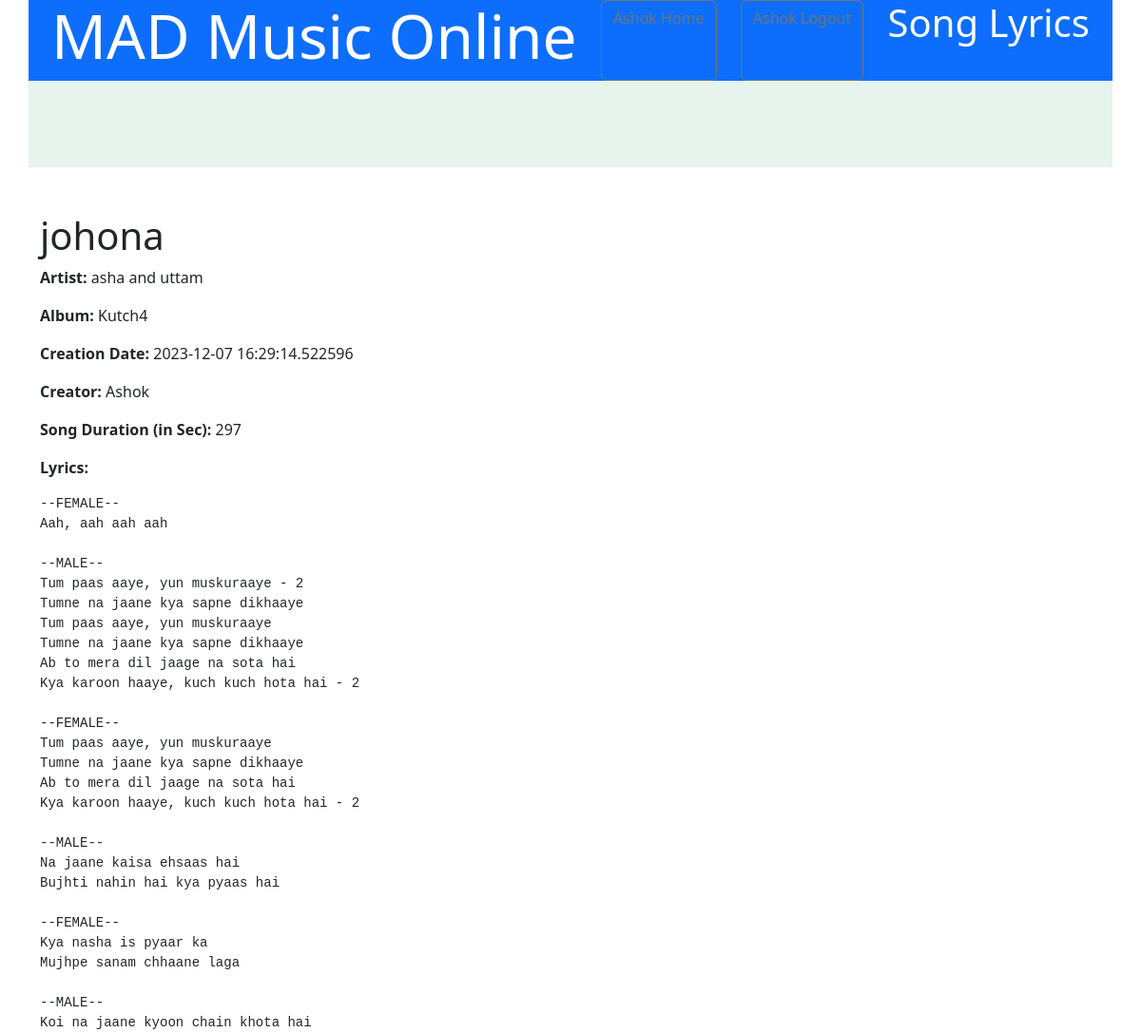
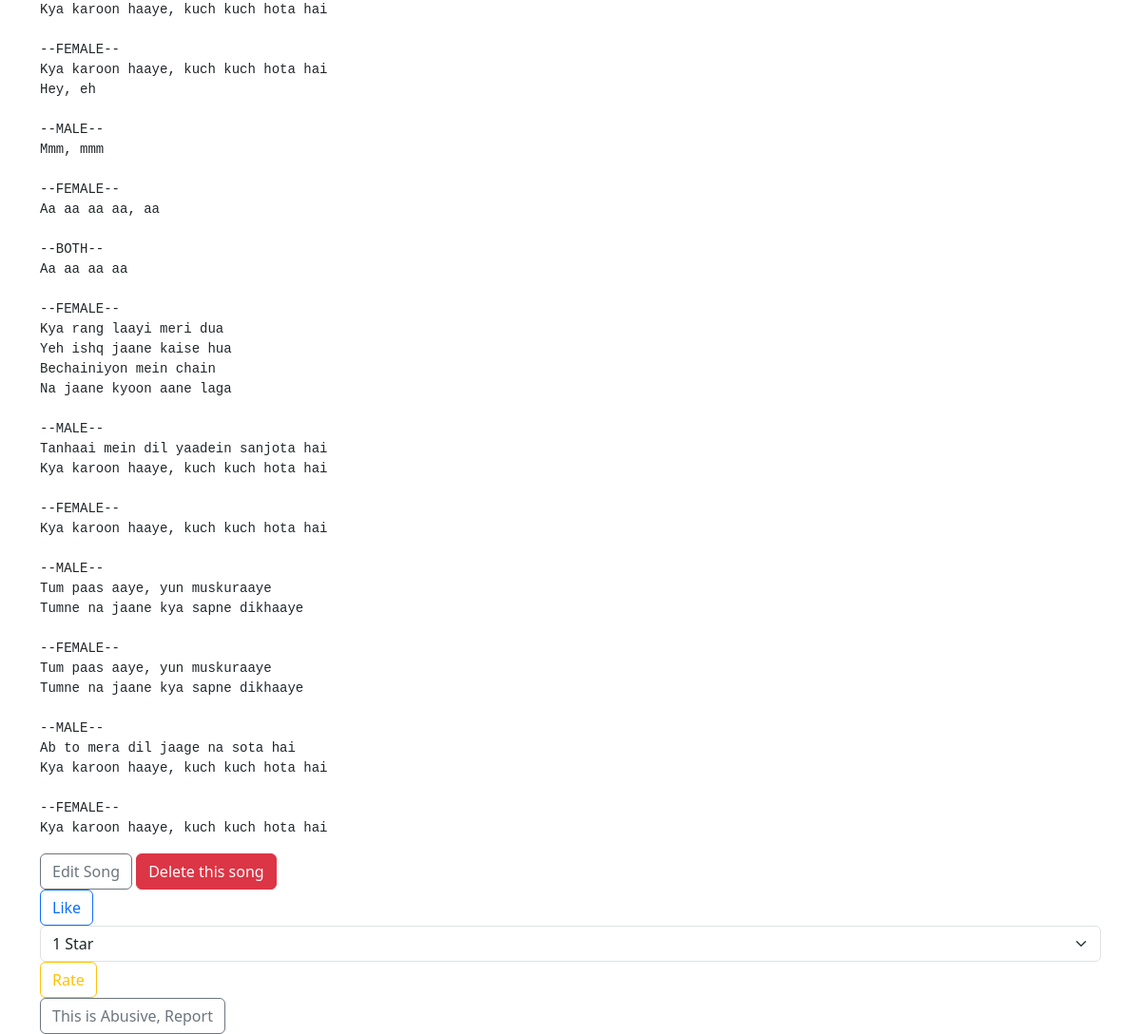
The page /song/5 (signed in) on the database its author committed (2 pictures, top to bottom).
### application/models.py (models this page shows, shortened)
class Song(db.Model):
    __tablename__ = 'song'
    __table_args__ = {'extend_existing': True}
    id = db.Column(db.Integer, autoincrement = True, primary_key = True )
    name = db.Column(db.String(100), nullable = False, unique = True )
    lyrics = db.Column(db.String(10000), nullable= False)
    audio = db.Column(db.String(10000), nullable= False)
    creater_id = db.Column(db.Integer, db.ForeignKey('user.id'), nullable= False)
    created_on =db.Column(db.DateTime(timezone=True), default =datetime.utcnow())
    duration= db.Column(db.Integer, default = 0)
    likes = db.Column(db.Integer, default=0)
    ratings = db.relationship('SongRating', backref='song', lazy=True)
    avg_rating = db.Column(db.Integer, default= 0)
    album_id = db.Column(db.Integer, db.ForeignKey('album.id'), nullable= True)
    is_abusive = db.Column(db.Boolean, default = 0)
    playlists = db.relationship(
        'Playlist',
        secondary=songs,
        primaryjoin='Song.id == songs.c.song_id',
        secondaryjoin='Playlist.id == songs.c.playlist_id',
        backref=db.backref('associated_songs', lazy=True),
        cascade='all',
        single_parent=True,
    )

class Album(db.Model):
    __tablename__ = 'album'
    __table_args__ = {'extend_existing': True}
    id = db.Column(db.Integer, autoincrement = True, primary_key = True )
    name = db.Column(db.String(50), nullable = False, unique = True )
    genre = db.Column(db.String(20), default = "not available")
    artist =db.Column(db.String(50), default = "not available")
    creater_id = db.Column(db.Integer, db.ForeignKey('user.id'))
    creator=db.relationship('User', backref = 'albums_created')
    album_songs = db.relationship('Song', backref = 'associated_songs', lazy = True)

class User(db.Model):
    __tablename__ = 'user'
    __table_args__ = {'extend_existing': True}
    id = db.Column(db.Integer, autoincrement = True, primary_key = True )
    firstname = db.Column(db.String(20), nullable = False, )
    lastname = db.Column(db.String(20), nullable = False, )
    continent= db.Column(db.String(20), nullable = False, )
    email = db.Column(db.String(50), nullable = False, unique = True )
    password = db.Column(db.String(12), nullable = False,)
    is_creator = db.Column(db.Boolean, default = 0)
    is_blacklisted = db.Column(db.Boolean, default = 0)
    playlists = db.relationship('Playlist',
                                secondary = users,  backref = db.backref('associated_users', lazy = True))
    albums = db.relationship('Album',
                              backref = db.backref('associated_albums', lazy = True))
    songs = db.relationship('Song',
                            backref=db.backref('creator', lazy=True), cascade='all, delete-orphan')

### application/controllers.py (the view)
@app.route('/song/<int:song_id>',methods = ['GET', 'POST'] )
def songs(song_id):
    email= session['user_email']
    user = db.session.query(User).filter_by(email=email).first()
    song = db.session.query(Song).filter_by(id=song_id).first()
    album=db.session.query(Album).filter_by(id=song.album_id).first()
    lyrics_path = song.lyrics
    with open(lyrics_path, 'r') as file:
        lyrics_content = file.read()
    return render_template('song_detail.html', song=song, lyrics_content=lyrics_content, user=user , id =song.creater_id, album=album, user_iscreator= user.is_creator )

### templates/song_detail.html (shortened to what this page needs)
<!DOCTYPE html>
<html lang="en">
<head>
    <link href="https://cdn.jsdelivr.net/npm/bootstrap@5.3.2/dist/css/bootstrap.min.css" rel="stylesheet"
>
    <link rel="stylesheet" href="{{url_for('static', filename = 'style.css')}}"/>
</head>
<nav class="container text-center bg-primary text-white">
    <div class="container d-flex flex-column flex-md-row justify-content-between">
        <h1 class="display-3">MAD Music Online</h1>
        <a class="btn btn-outline-secondary" href="/user_home">  {{ user.firstname }} Home </a>
        <a class="btn btn-outline-secondary" href="/user_login">  {{ user.firstname }} Logout </a>
        <h5 class="display-6">Song Lyrics</h5>
    </div>
</nav>
    <body>
        <div class="container text-center bg-success p-2 text-dark bg-opacity-10">
            <div class="col-8 gx=5">
                <h1 class="display-4"> &nbsp;&nbsp;&nbsp; &nbsp;&nbsp;
                </h1>
            </div>
        </div>
    <div class="container mt-5">
        <h1>{{ song.name }}</h1>
        <p><strong>Artist:</strong> {{ album.artist }}</p>
        <p><strong>Album:</strong> {{ album.name }}</p>
        <p><strong>Creation Date:</strong> {{ song.created_on }}</p>
        <p><strong>Creator:</strong> {{user.firstname }}</p>
        <p><strong>Song Duration (in Sec):</strong> {{song.duration }}</p>
        <p><strong>Lyrics:</strong></p>
        <pre>{{ lyrics_content }}</pre>
        {% if song.creater_id == user.id %}
        <a class="btn btn-outline-secondary" href="/edit_song/{{ song.id }}">Edit Song</a>
        <a class="btn btn-danger" href="/delete_song/{{ song.id }}">Delete this song</a>
        {% endif %}
<form action="{{ url_for('like_song', song_id=song.id) }}" method="post">
    <button type="submit" class="btn btn-outline-primary">Like</button>
</form>
<form action="{{ url_for('rate_song', song_id=song.id) }}" method="post">
    <select name="rating" class="form-select">
        <option value="1">1 Star</option>
    </select>
    <button type="submit" class="btn btn-outline-warning">Rate</button>
</form>
<form action="{{ url_for('abusive_song', song_id=song.id) }}" method="post">
    <button type="submit" class="btn btn-outline-secondary">This is Abusive, Report</button>
</form>
</body>
</html>

### static/style.css (style rules this page uses)
button { position: flex; display : inline-block; right: 400px ; padding-top: 20px; padding-bottom: 20px; text-emphasis: 20px; touch-action: pinch-zoom; padding-inline-start: 2cm; }

### rows shown on the page
Song: name "johona", created_on "2023-12-07 16:29:14.522596", duration "297"
Album: artist "asha and uttam", name "Kutch4"
User: firstname "Ashok"
